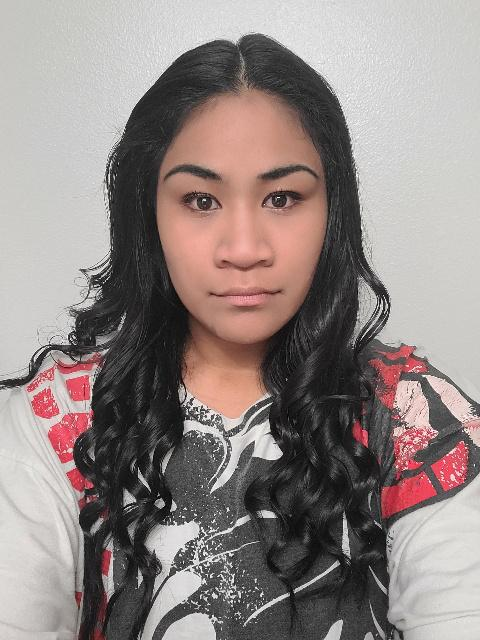
#> input picture image_blending/tests/images/ex1.jpg, 480 x 640 px
$ jupyter execute mask_contour_analysis-test.ipynb   (text cells are left out)
#> lines starting #> are read from the running program, lines starting #| are printed output that depends on the picture; after the words box and inside, x2 and y2 are one past the last pixel; in counts of white or black regions, pixels touching at a corner belong together; pictures that were not available may be replaced by others from this repository, and a replacement may not be noted
[cell 1]
import cv2
import matplotlib.pyplot as plt
import numpy as np
from argparse import Namespace

[cell 2]
opt = Namespace(
    source_img = "../images/ex1.jpg",
    mask_img = "../images/ex1_mask.png",
    target_img = "../images/first_target.jpg"
)

[cell 3]
def preprocess_mask(mask):
    new_mask = mask.copy()
    new_mask[~ np.all(mask == [0,0,0],  axis=2)] = [255, 255, 255]
    new_mask = cv2.cvtColor(new_mask, cv2.COLOR_RGB2GRAY)
    return new_mask

[cell 4]
def letterbox(img, new_shape=(640, 640), color=(0, 0, 0), auto=True, scaleFill=False, scaleup=True):
    # Resize image to a 32-pixel-multiple rectangle https://github.com/ultralytics/yolov3/issues/232
    shape = img.shape[:2]  # current shape [height, width]
    if isinstance(new_shape, int):
        new_shape = (new_shape, new_shape)

    # Scale ratio (new / old)
    r = min(new_shape[0] / shape[0], new_shape[1] / shape[1])
    if not scaleup:  # only scale down, do not scale up (for better test mAP)
        r = min(r, 1.0)

    # Compute padding
    ratio = r, r  # width, height ratios
    new_unpad = int(round(shape[1] * r)), int(round(shape[0] * r))
    dw, dh = new_shape[1] - new_unpad[0], new_shape[0] - new_unpad[1]  # wh padding
    if auto:  # minimum rectangle
        dw, dh = np.mod(dw, 32), np.mod(dh, 32)  # wh padding
    elif scaleFill:  # stretch
        dw, dh = 0.0, 0.0
        new_unpad = (new_shape[1], new_shape[0])
        ratio = new_shape[1] / shape[1], new_shape[0] / shape[0]  # width, height ratios

    dw /= 2  # divide padding into 2 sides
    dh /= 2

    if shape[::-1] != new_unpad:  # resize
        img = cv2.resize(img, new_unpad, interpolation=cv2.INTER_LINEAR)
    top, bottom = int(round(dh - 0.1)), int(round(dh + 0.1))
    left, right = int(round(dw - 0.1)), int(round(dw + 0.1))
    img = cv2.copyMakeBorder(img, top, bottom, left, right, cv2.BORDER_CONSTANT, value=color)  # add border
    return img, ratio, (dw, dh)

def image_resize(img, img_size):
    """Resize image keeping aspect ratio
    Args:
        img_size (tuple): h, w
    """
    h0, w0 = img.shape[:2]  # orig hw
    r = img_size[0] / max(h0, w0)  # resize image to img_size
    if r != 1:  # always resize down, only resize up if training with augmentation
        interp = cv2.INTER_AREA if r < 1 else cv2.INTER_LINEAR
        img = cv2.resize(img, (int(w0 * r), int(h0 * r)), interpolation=interp)
    h, w = img.shape[:2] # hw_resized
    # img, (h0, w0), img.shape[:2]  # img, hw_original, hw_resized
    # letterbox
    img, ratio, (dw, dh) = letterbox(img, img_size, auto=False)
    return img

[cell 5]
def to_rgb(img):
    return cv2.cvtColor(img, cv2.COLOR_BGR2RGB)

def to_gray(img):
    return cv2.cvtColor(img, cv2.COLOR_BGR2GRAY)

[cell 6]
def plots_all(*images):
    fig, axs = plt.subplots(1, len(images),
                           figsize=(14, 10),
                           tight_layout=True)
    for ax, image in zip(axs, images):
        if image.shape[0] == 1:
            image = image.squeeze()
        ax.imshow(image, cmap="gray")
        # ax.set_axis_off()
    plt.show()

[cell 7]
source_img = to_rgb(cv2.imread(opt.source_img))
target_img = to_rgb(cv2.imread(opt.target_img))
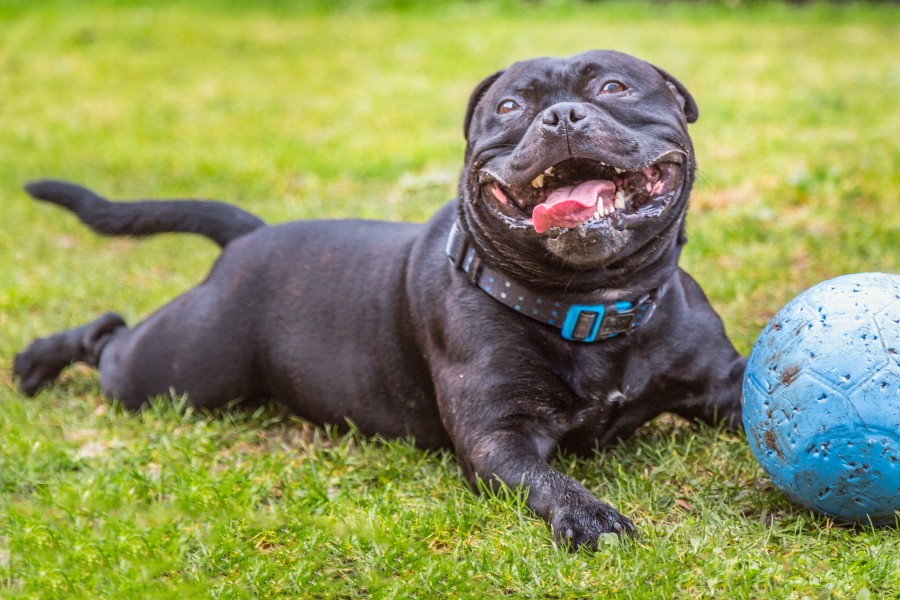
#> input picture image_blending/tests/images/dog.jpg, 1800 x 1200 px, given in place of first_target.jpg, which was not available (shown at 1/2 size)
mask_img = preprocess_mask(cv2.imread(opt.mask_img))
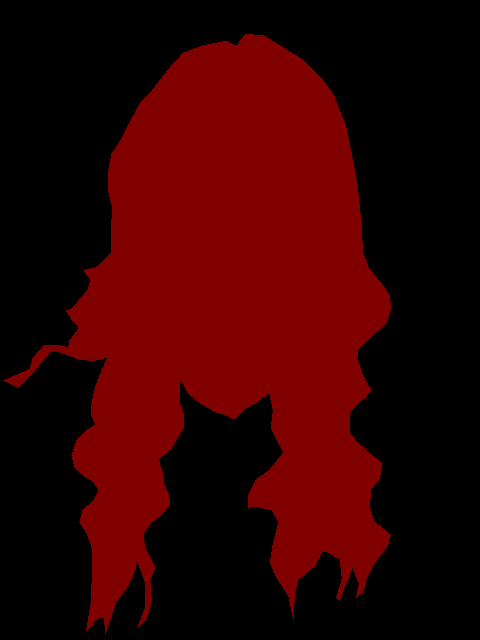
#> input picture image_blending/tests/images/ex1_mask.png, 480 x 640 px
#> in preprocess_mask, new_mask is the input picture: shape (640, 480, 3); mean B, G, R 0, 0, 50.7
#> in preprocess_mask, `new_mask[~ np.all(mask == [0,0,0],  axis=2)] = [255, 255, 255]`:
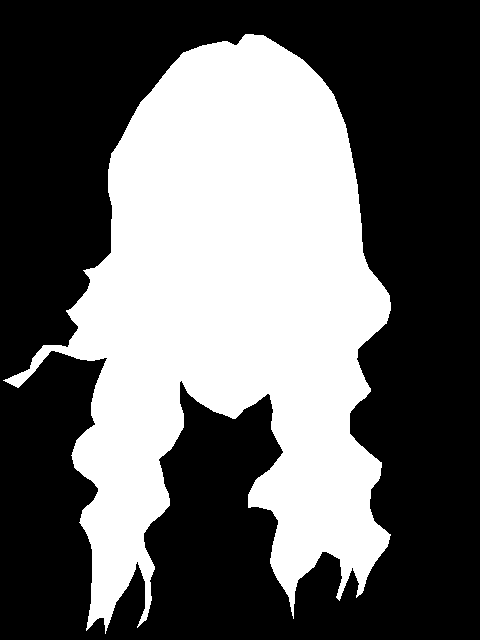
#> new_mask: shape (640, 480, 3); 39.6% white; 1 white region, box (x1, y1, x2, y2) and area: (3, 34, 391, 634) 121596
#> in preprocess_mask, `new_mask = cv2.cvtColor(new_mask, cv2.COLOR_RGB2GRAY)`: new_mask: shape (640, 480); 39.6% white; 1 white region

# resize
source_img = image_resize(source_img, (224, 224))
#> in image_resize, `img, ratio, (dw, dh) = letterbox(img, img_size, auto=False)`: ratio = (1, 1); dw = 28; dh = 0
mask_img = image_resize(mask_img, (224, 224))
target_img = image_resize(target_img, (640, 640))
#> call 3 of letterbox, with new_shape = (640, 640), color = (0, 0, 0), auto = False, scaleFill = False, scaleup = True
#> in letterbox (call 3), `img = cv2.copyMakeBorder(img, top, bottom, left, right, cv2.BORDER_CON..`:
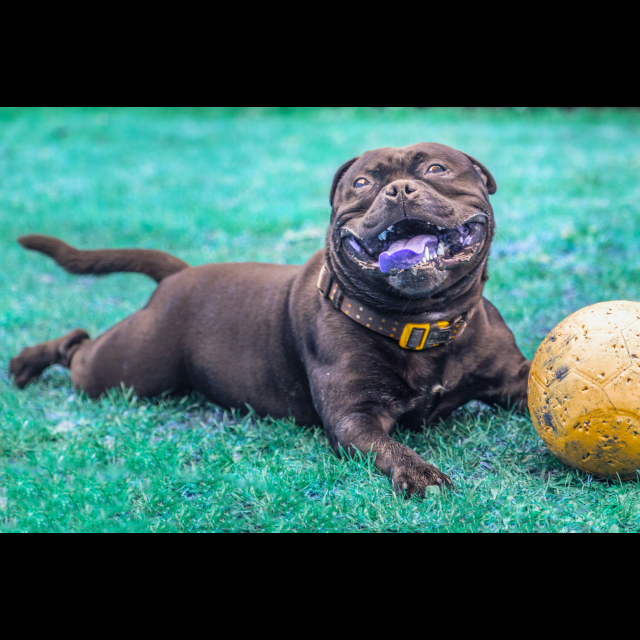
#> img: shape (640, 640, 3); mean of channels 0, 1, 2 94.7, 99.2, 59.8; drawn as B, G, R

[cell 8]
plots_all(source_img, target_img, mask_img)

[cell 9]
contours, hierarchy = cv2.findContours(image=mask_img, mode=cv2.RETR_TREE, method=cv2.CHAIN_APPROX_SIMPLE)
#> contours = 1 contour; box (x1, y1, x2, y2) and area: (29, 11, 165, 222) 15061
# Sort the contours
contours = sorted(contours, key=cv2.contourArea, reverse=True)
# Draw the contour
img_copy = source_img.copy()
img_copy = cv2.drawContours(img_copy, contours, contourIdx=-1,
                         color=(255, 0, 0), thickness=1)
plt.figure(figsize=(15, 10))
plt.imshow(img_copy)
plt.axis("off")
plt.show()

[cell 10]
# The first order of the contours
c_0 = contours[0]
#> c_0 = contour of 420 points, box (x1, y1, x2, y2) (29, 11, 165, 222), area 15061
# Get the 4 points of the bounding rectangle
x, y, w, h = cv2.boundingRect(c_0)
#> x = 29; y = 11; w = 136; h = 211
# Draw a straight rectangle with the points
img_copy = source_img.copy()
img_copy = cv2.rectangle(img_copy, (x, y), (x+w, y+h), color=(255, 0, 0), thickness=1)
plt.figure(figsize=(15, 10))
plt.imshow(img_copy)
plt.axis("off")
plt.show()

[cell 11]
crop_source_img = source_img[y:y+h, x:x+w]/255.0
crop_mask_img = mask_img[y:y+h, x:x+w]/255.0
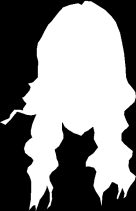
#> crop_mask_img: shape (211, 136) float64; min 0, max 1, mean 0.519
plots_all(crop_source_img, crop_mask_img)

[cell 12]
crop_source_img.shape, x, y, w, h
#> Out = ((211, 136, 3), 29, 11, 136, 211)

[cell 13]
def show_bounding_box(img, target, mask, x, y, w, h):
    img_copy = img.copy()/255.0
    img_copy = cv2.rectangle(img_copy, (x, y), (x+w, y+h), color=(255, 0, 0), thickness=1)
    plt.figure(figsize=(15, 10))

    plt.subplot(1,2,1)
    plt.title(f"width: {w}, height: {h}")
    plt.imshow(img_copy)


    target_ = image_resize(target, (h, w))
    mask_ = image_resize(mask, (h, w))

    mask_canvas = np.zeros(shape=img_copy.shape[:-1])
    mask_canvas[y:y+h,x:x+w] = mask_
    input_image = np.zeros_like(img_copy)
    input_image[y:y+h,x:x+w,:] = target_
    mask_canvas = mask_canvas.reshape(*mask_canvas.shape, 1)
#     img_copy*(mask_canvas-1)*(-1)  +
    blend = input_image*mask_canvas + img_copy*(mask_canvas-1)*(-1)
    plt.subplot(1,2,2)
    plt.title(f"width: {w}, height: {h}")

    plt.imshow(blend)
    plt.show()

[cell 14]
x_start, y_start = 195, 145
show_bounding_box(target_img, crop_source_img, crop_mask_img,
                  x_start, y_start, w=(w + 155), h=(h + 140))
#> in show_bounding_box, `img_copy = cv2.rectangle(img_copy, (x, y), (x+w, y+h), color=(255, 0, ..`:
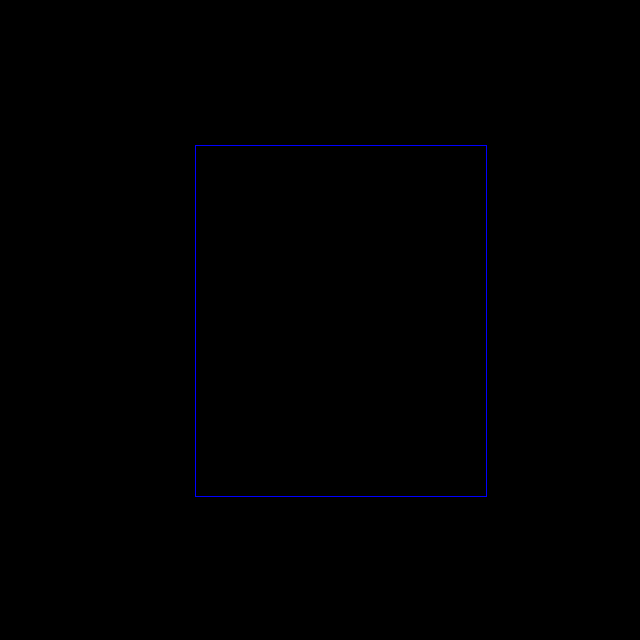
#> img_copy: shape (640, 640, 3) float64; mean of channels 0, 1, 2 1.2, 0.4, 0.2; drawn as B, G, R
#> in show_bounding_box, `plt.show()`:
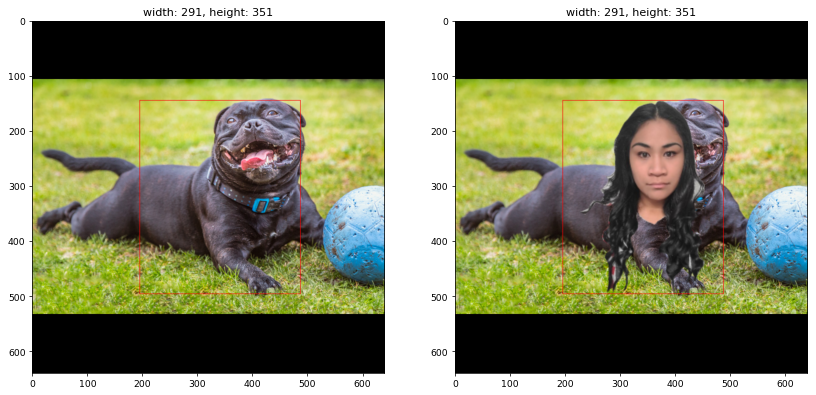
#> figure drawn by matplotlib, 2 panels

[cell 15]
new_width=245
new_height=307
new_crop_source_img = image_resize(crop_source_img, (new_height, new_width))
#> in letterbox (call 6), `img = cv2.copyMakeBorder(img, top, bottom, left, right, cv2.BORDER_CON..`:
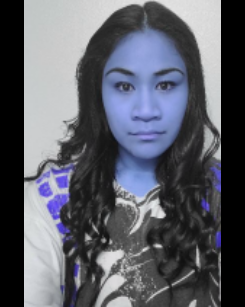
#> img: shape (307, 245, 3) float64; mean of channels 0, 1, 2 0.408, 0.371, 0.361; drawn as B, G, R
new_crop_mask_img = image_resize(crop_mask_img, (new_height, new_width))
#> in letterbox (call 7), `img = cv2.copyMakeBorder(img, top, bottom, left, right, cv2.BORDER_CON..`:
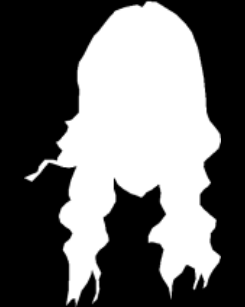
#> img: shape (307, 245) float64; min 0, max 1, mean 0.417
plots_all(new_crop_source_img, new_crop_mask_img)

[cell 16]
new_crop_source_img.shape, new_crop_mask_img.shape, new_width, new_height
#> Out = ((307, 245, 3), (307, 245), 245, 307)

[cell 17]
plt.imsave("../images/source_3.jpg", new_crop_source_img)
plt.imsave("../images/mask_3.jpg", new_crop_mask_img, cmap="gray")
plt.imsave("../images/target_3.jpg", target_img)
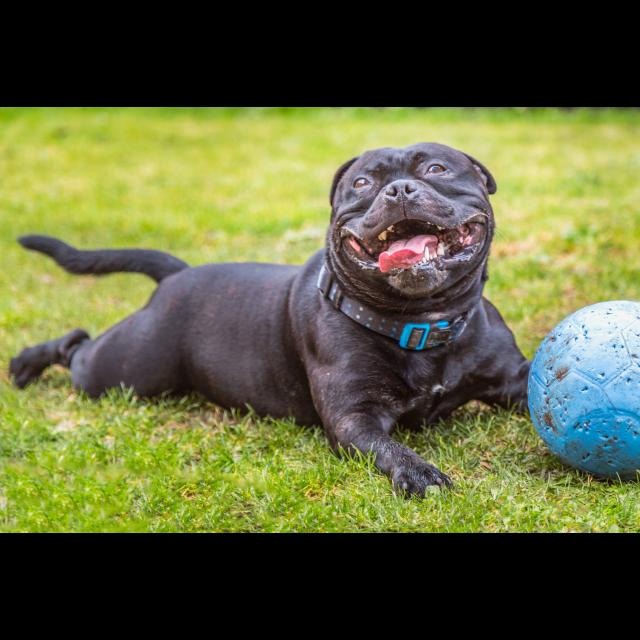
#> saved as target_3.jpg: shape (640, 640, 3); mean R, G, B 94.7, 99.2, 60
